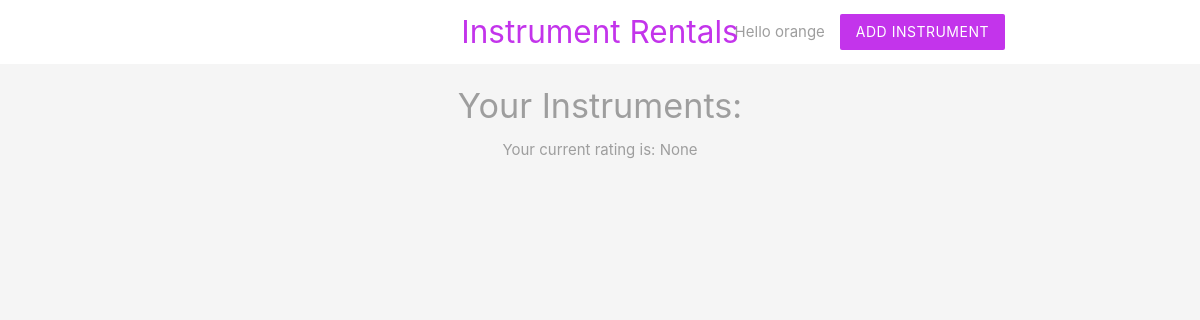
/seller.php (signed in), run on an earlier commit of the app's database.
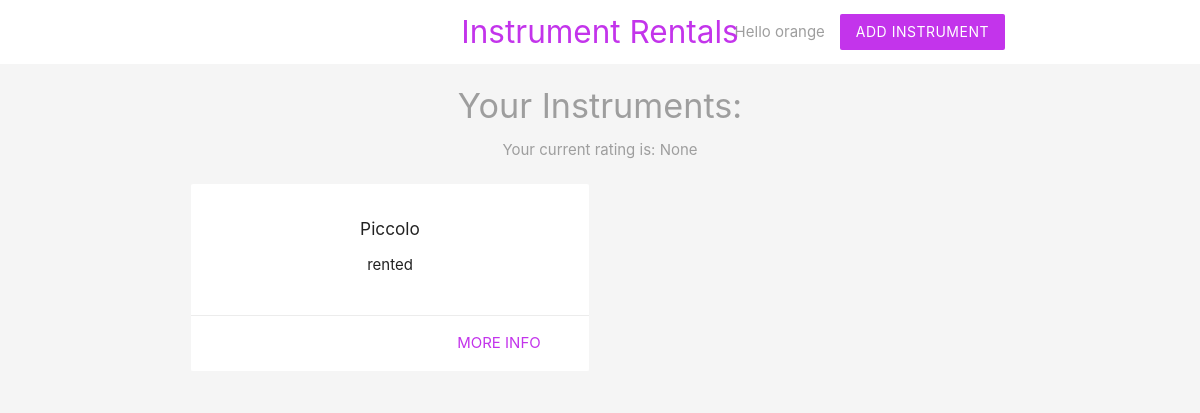
And on a later commit of the database.
### tables this page shows
CREATE TABLE `instrument` (
  `inst_id` int(11) NOT NULL,
  `name` varchar(255) NOT NULL,
  `date_posted` datetime DEFAULT NULL,
  `price` decimal(10,2) NOT NULL,
  `status` enum('available','hidden','rented') NOT NULL DEFAULT 'hidden',
  `rent_time` datetime DEFAULT NULL,
  `owner_username` varchar(32) NOT NULL,
  `renter_username` varchar(32) DEFAULT NULL
);

### seller.php (the view, shortened to what this page needs)
<?php
include('db_connection.php');
$username = $_SESSION['username'];
$sql = "SELECT inst_id, name, status FROM instrument WHERE owner_username = '$username'";
$result = mysqli_query($conn, $sql);
$instruments = mysqli_fetch_all($result, MYSQLI_ASSOC);
?>
<!DOCTYPE html>
<html>
<?php include('seller_header.php'); ?>
<h4 class="center grey-text">Your Instruments:</h4>
<div class="center grey-text">
	<?php
		$sql = "SELECT * FROM user WHERE username = '$username'";
		$result = mysqli_query($conn, $sql);
		$user = mysqli_fetch_assoc($result);
		if ($user['feedback_count'] == 0) {
			$res = 'None';
		}
		else {
			$res = $user['total_points'] / $user['feedback_count'];
		}
	 ?>
	 <p><?php echo "Your current rating is: $res" ?></p>
</div>
	<div class="container">
		<div class = "row">
			<?php foreach($instruments as $instrument): ?>
				<div class="col s6 md3">
					<div class="card z-depth-0">
						<div class = "card-content center">
							<h6><?php echo htmlspecialchars($instrument['name']); ?></h6>
							<div>
								<ul>
								<?php echo htmlspecialchars($instrument['status']); ?>
								</ul>
							</div>
						</div>
						<div class="card-action right-align">
							<a class="brand-text" href="inst_details.php?id=<?php echo $instrument['inst_id'] ?>">more info</a>
						</div>
					</div>
				</div>
			<?php endforeach; ?>
		</div>
	</div>
</html>

What changed in the data, as far as the page shows it:
added instrument: name "Piccolo", status "rented"
